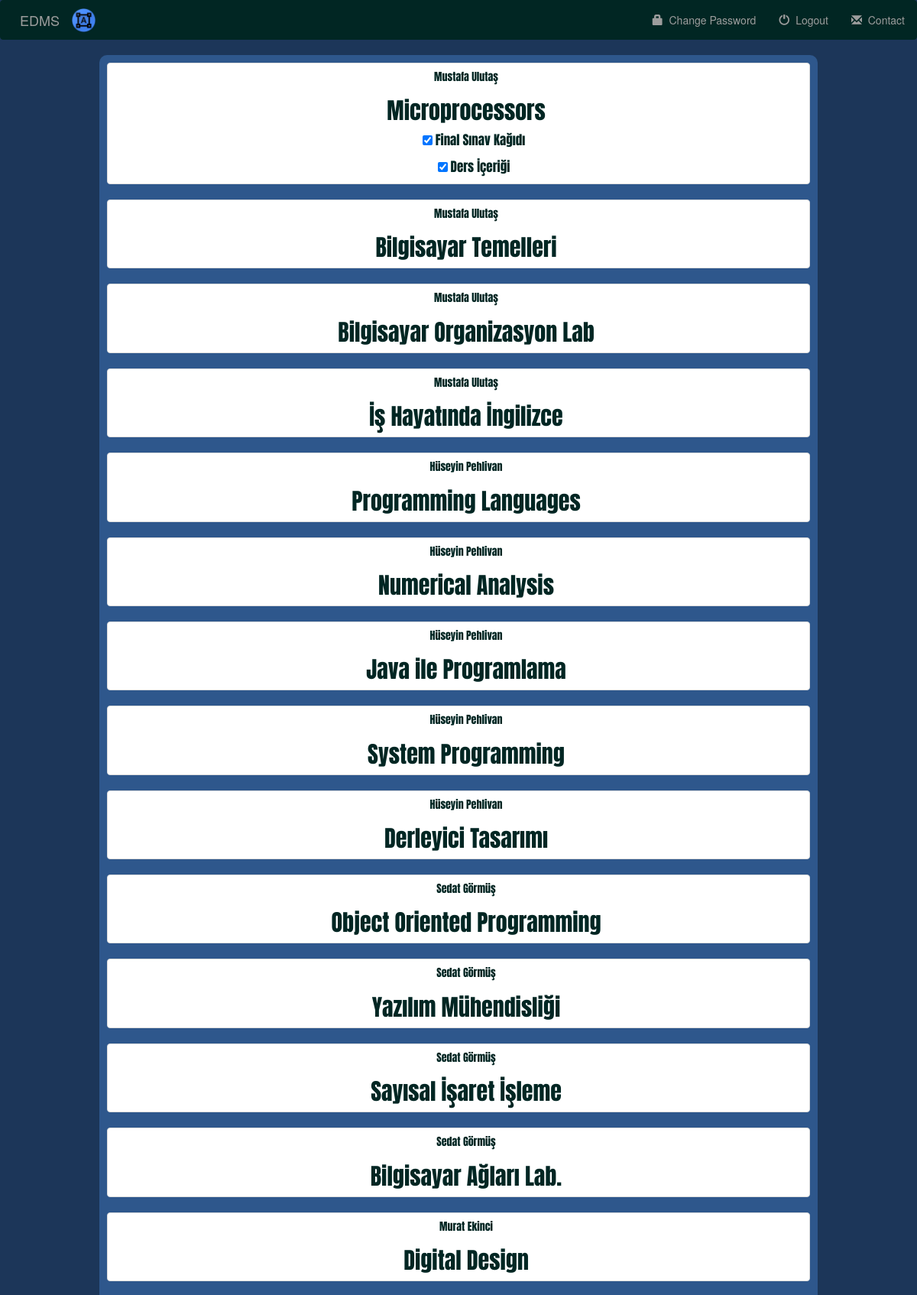
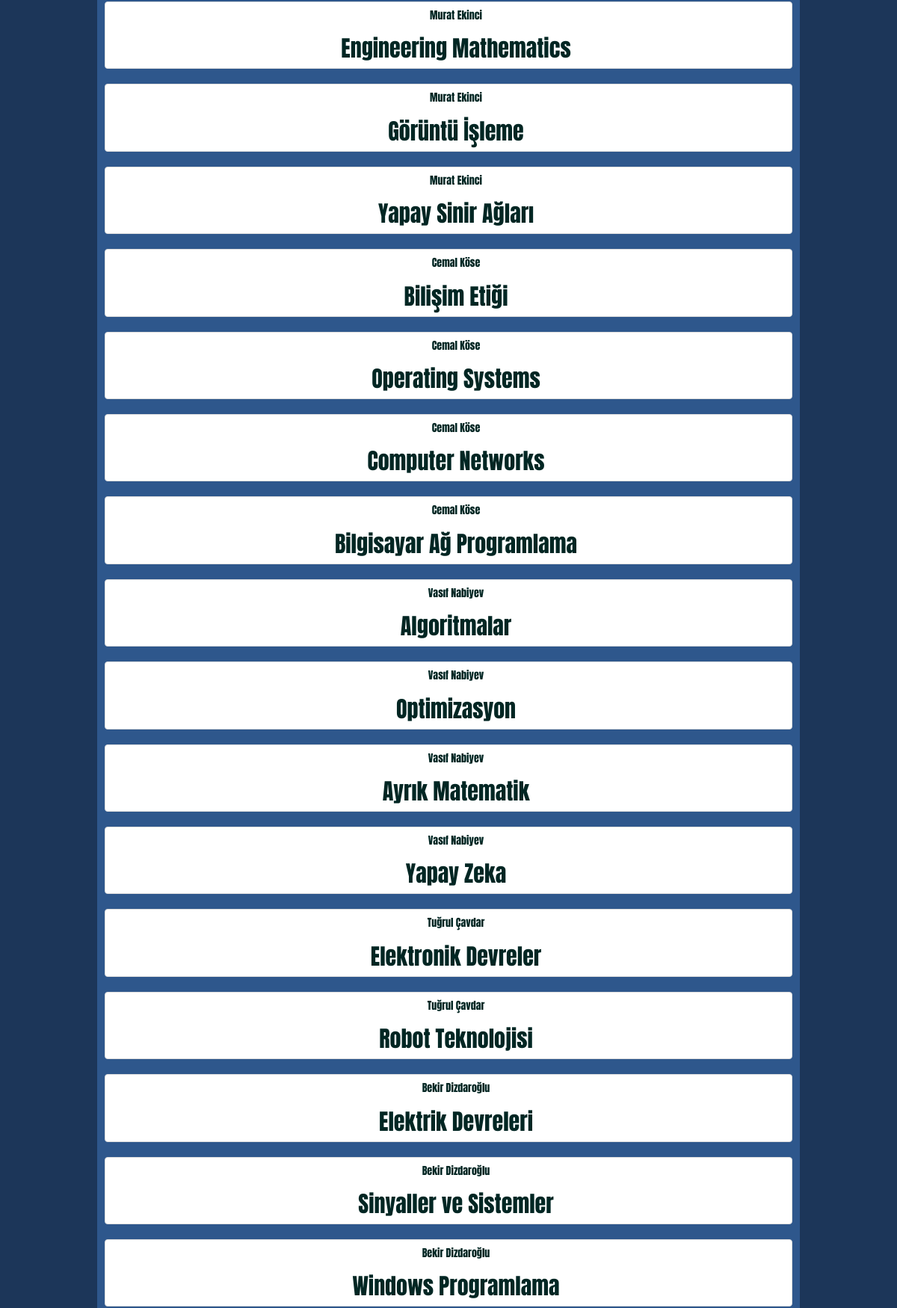
Screenshot of / (signed in, upper part) with the database file from the repository (2 pictures, top to bottom).
### edms/models.py (models this page shows, shortened)
class Lesson(models.Model):
    user = models.ForeignKey(
        verbose_name=_('User'),
        to='users.User',
        on_delete=models.CASCADE,
        related_name='lessons'
    )
    lesson_name = models.CharField(verbose_name=_('Ders Adı'), max_length=150)
    lesson_content = models.TextField(
        verbose_name=_('Ders İçeriği'),
        blank=True
    )
    lesson_content_file = models.FileField(
        verbose_name=_('Ders İçeriği Dosya'), blank=True, null=True,
        upload_to=lesson_directory_path, validators=[validate_file_extension]
    )
    lesson_notes = models.TextField(verbose_name=_('Ders Notu'), blank=True)
    lesson_notes_file = models.FileField(
        verbose_name=_('Ders Notu Dosya'),
        blank=True, null=True,
        upload_to=lesson_directory_path, validators=[validate_file_extension]
    )
    class Meta:
        verbose_name = 'Lesson'
        verbose_name_plural = 'Lesson'

class Requested_Documents(models.Model):
    lesson = models.ForeignKey(Lesson, on_delete=models.CASCADE)
    d_name = models.CharField(
        verbose_name=_('İstenilen Belge Adı'),
        max_length=100
    )
    d_bool = models.BooleanField(
        verbose_name=_('İstenilen Belge Yüklü mü ?'),
        default=False
    )
    class Meta:
        verbose_name = 'Requested Documents'
        verbose_name_plural = 'Requested Documents'

### users/models.py (models this page shows, shortened)
class User(AbstractBaseUser, PermissionsMixin):
    email = models.EmailField(
        verbose_name=_('Email'), max_length=255, unique=True
    )
    first_name = models.CharField(verbose_name=_('First Name'), max_length=50)
    last_name = models.CharField(verbose_name=_('Last Name'), max_length=50)
    is_active = models.BooleanField(verbose_name=_('Active'), default=True)
    is_staff = models.BooleanField(verbose_name=_('Staff'), default=False)
    is_verified = models.BooleanField(
        verbose_name=_('Verified'), default=False
    )
    is_academician = models.BooleanField(
        verbose_name=_('Academician'), default=True
    )
    is_department_manager = models.BooleanField(
        verbose_name=_('Department Manager'), default=False
    )
    is_assistant_department_manager = models.BooleanField(
        verbose_name=_('Assistant Department Manager'), default=False
    )
    is_dean_manager = models.BooleanField(
        verbose_name=_('Dean Manager'), default=False
    )
    objects = UserManager()
    USERNAME_FIELD = 'email'
    REQUIRED_FIELDS = ['first_name', 'last_name']
    class Meta:
        verbose_name = _('User')
        verbose_name_plural = _('Users')

### edms/views.py (the view, shortened to what this page needs)
# urls.py: path('', LessonListView.as_view(), name='lesson-list'),
class LessonListView(ListView):
    model = Lesson
    template_name = 'edms/lesson/list.html'
    success_url = '/lessons'
    def get(self, request):
        if request.user.is_authenticated:
            user = request.user
            if user.is_department_manager or user.is_assistant_department_manager or user.is_dean_manager:
                documnets = Requested_Documents.objects.filter(
                    lesson__user=user
                ).order_by("lesson")
                lessons = {}
                all_lessons = Lesson.objects.all()
                for lesson in all_lessons:
                    lesson_id = str(lesson.id)
                    lessons[lesson_id] = {
                            'lesson': lesson,
                            'docs': []
                        }
                for doc in documnets:
                    lesson_id = str(doc.lesson.id)
                    lessons[lesson_id]['docs'].append(doc)
                return render(request, self.template_name, {
                    'lessons': lessons
                })
        else:
            return redirect(reverse('edms:login'))

### Mudek/templates/edms/lesson/list.html (shortened to what this page needs)
{% extends 'base.html' %}
{% block body %}
<div class="container">
    <div class="thumbnail1">
        {% if lessons %}
            {% for key, lesson in lessons.items %}
                <div class="thumbnail">
                        <h5 class="lessonname">{{ lesson.lesson.user.first_name }} {{ lesson.lesson.user.last_name }}</h5>
                    <a href="{% url 'edms:lesson-detail' pk=lesson.lesson.pk %}">
                        <h2 class="lessonname">{{ lesson.lesson.lesson_name|safe|linebreaks|truncatechars:150 }}</h2>
                    </a>
                    {% for request in lesson.docs %}
                    <div class="r_docs">
                        <ul>
                            <input {% if request.d_bool %}checked="checked"{% endif %} type="checkbox"/>
                            <a class="r_doc" href="{% url 'edms:requsted-update' pk=request.pk %}" role="button">{{ request.d_name }}</a>
                        </ul>
                    </div>
                    {% endfor %}
                </div>
            {% endfor %}
        {% endif %}
    </div>
</div>
{% endblock %}

### Mudek/static/css/style.css (style rules this page uses)
body { background: url(http://mymaplist.com/img/parallax/back.png); background-color: #444; background: url(http://mymaplist.com/img/parallax/pinlayer2.png),url(http://mymaplist.com/img/parallax/pinlayer1.png),url(http://mymaplist.com/img/parallax/back.png); }
.thumbnail { position: relative; padding: 0px; margin-bottom: 20px; text-align: center; }
.thumbnail1 { background-color: #2E578C; padding: 10px; border-radius: 10px; margin-left: 100px; margin-right: 100px; }
body { background-color: #1C3659; }
.lessonname { color: #012623; font-family: 'Anton', sans-serif; margin-left: 20px }
.r_doc { color: #012623; font-family: 'Anton', sans-serif; font-size: 17px; }

### rows the page displays
Lesson: lesson.user.first_name "Mustafa", lesson.user.last_name "Ulutaş", lesson.lesson_name "Microprocessors"
Requested_Documents: d_bool "☑", d_name "Final Sınav Kağıdı"
Requested_Documents: d_bool "☑", d_name "Ders İçeriği"
Lesson: lesson.user.first_name "Mustafa", lesson.user.last_name "Ulutaş", lesson.lesson_name "Bilgisayar Temelleri"
Lesson: lesson.user.first_name "Mustafa", lesson.user.last_name "Ulutaş", lesson.lesson_name "Bilgisayar Organizasyon Lab"
Lesson: lesson.user.first_name "Mustafa", lesson.user.last_name "Ulutaş", lesson.lesson_name "İş Hayatında İngilizce"
Lesson: lesson.user.first_name "Hüseyin", lesson.user.last_name "Pehlivan", lesson.lesson_name "Programming Languages"
Lesson: lesson.user.first_name "Hüseyin", lesson.user.last_name "Pehlivan", lesson.lesson_name "Numerical Analysis"
Lesson: lesson.user.first_name "Hüseyin", lesson.user.last_name "Pehlivan", lesson.lesson_name "Java ile Programlama"
Lesson: lesson.user.first_name "Hüseyin", lesson.user.last_name "Pehlivan", lesson.lesson_name "System Programming"
Lesson: lesson.user.first_name "Hüseyin", lesson.user.last_name "Pehlivan", lesson.lesson_name "Derleyici Tasarımı"
Lesson: lesson.user.first_name "Sedat", lesson.user.last_name "Görmüş", lesson.lesson_name "Object Oriented Programming"
Lesson: lesson.user.first_name "Sedat", lesson.user.last_name "Görmüş", lesson.lesson_name "Yazılım Mühendisliği"
Lesson: lesson.user.first_name "Sedat", lesson.user.last_name "Görmüş", lesson.lesson_name "Sayısal İşaret İşleme"
Lesson: lesson.user.first_name "Sedat", lesson.user.last_name "Görmüş", lesson.lesson_name "Bilgisayar Ağları Lab."
Lesson: lesson.user.first_name "Murat", lesson.user.last_name "Ekinci", lesson.lesson_name "Digital Design"
Lesson: lesson.user.first_name "Murat", lesson.user.last_name "Ekinci", lesson.lesson_name "Engineering Mathematics"
Lesson: lesson.user.first_name "Murat", lesson.user.last_name "Ekinci", lesson.lesson_name "Görüntü İşleme"
Lesson: lesson.user.first_name "Murat", lesson.user.last_name "Ekinci", lesson.lesson_name "Yapay Sinir Ağları"
Lesson: lesson.user.first_name "Cemal", lesson.user.last_name "Köse", lesson.lesson_name "Bilişim Etiği"
Lesson: lesson.user.first_name "Cemal", lesson.user.last_name "Köse", lesson.lesson_name "Operating Systems"
Lesson: lesson.user.first_name "Cemal", lesson.user.last_name "Köse", lesson.lesson_name "Computer Networks"
Lesson: lesson.user.first_name "Cemal", lesson.user.last_name "Köse", lesson.lesson_name "Bilgisayar Ağ Programlama"
Lesson: lesson.user.first_name "Vasıf", lesson.user.last_name "Nabiyev", lesson.lesson_name "Algoritmalar"
Lesson: lesson.user.first_name "Vasıf", lesson.user.last_name "Nabiyev", lesson.lesson_name "Optimizasyon"
Lesson: lesson.user.first_name "Vasıf", lesson.user.last_name "Nabiyev", lesson.lesson_name "Ayrık Matematik"
Lesson: lesson.user.first_name "Vasıf", lesson.user.last_name "Nabiyev", lesson.lesson_name "Yapay Zeka"
Lesson: lesson.user.first_name "Tuğrul", lesson.user.last_name "Çavdar", lesson.lesson_name "Elektronik Devreler"
Lesson: lesson.user.first_name "Tuğrul", lesson.user.last_name "Çavdar", lesson.lesson_name "Robot Teknolojisi"
Lesson: lesson.user.first_name "Bekir", lesson.user.last_name "Dizdaroğlu", lesson.lesson_name "Elektrik Devreleri"
Lesson: lesson.user.first_name "Bekir", lesson.user.last_name "Dizdaroğlu", lesson.lesson_name "Sinyaller ve Sistemler"
Lesson: lesson.user.first_name "Bekir", lesson.user.last_name "Dizdaroğlu", lesson.lesson_name "Windows Programlama"
